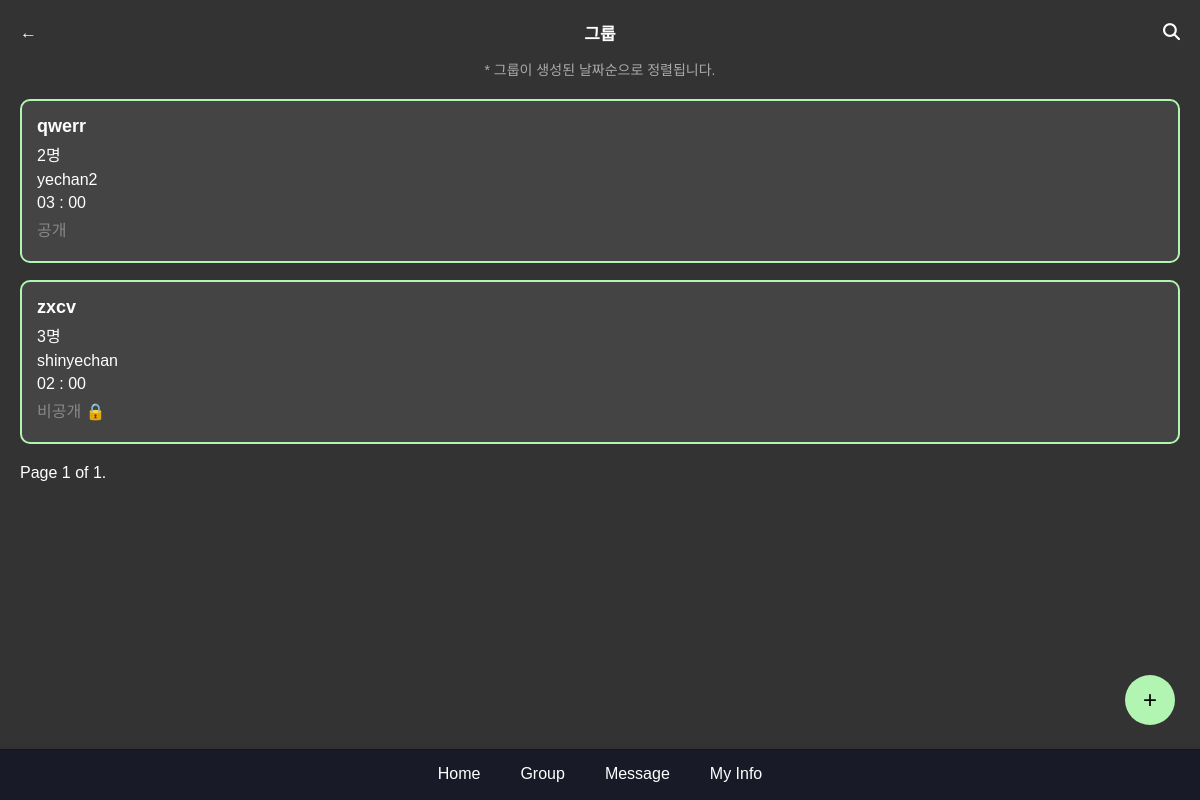
Page /group/allgroup/ (signed in) on the earlier database version.
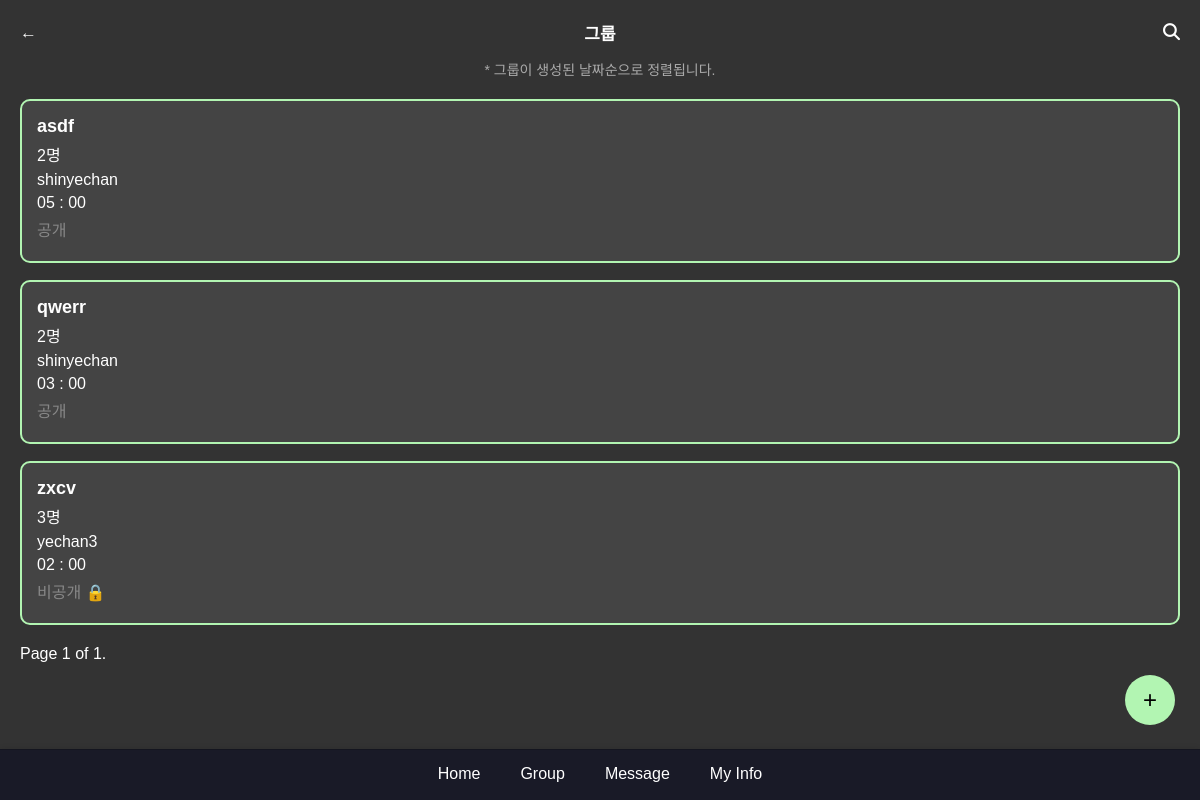
Same page on the later database version.
### group/models.py (models this page shows, shortened)
class Group(models.Model):
    title = models.CharField(max_length=100)
    goals = models.IntegerField(default=0, help_text='목표 시간을 분 단위로 입력해주세요')
    master = models.ForeignKey(settings.AUTH_USER_MODEL, related_name='mastered_groups', on_delete=models.CASCADE)
    users = models.ManyToManyField(settings.AUTH_USER_MODEL, related_name='user_groups')
    password = models.CharField(max_length=128, blank=True, null=True)
    information = models.TextField(blank=True, null=True)
    is_private = models.BooleanField(default=False)
    created_at = models.DateTimeField(auto_now_add=True)

### main/models.py (models this page shows)
class CustomUser(AbstractUser):
    following = models.ManyToManyField(
        "self", #User 인스턴스가 다른 인스턴스 참조
        verbose_name="팔로우 중인 사용자들",
        related_name="followers",
        symmetrical=False,
        through="relationship.Relationship"
    )

### group/views.py (the view)
# urls.py: path('allgroup/', views.all_group, name='all_group'),
@login_required
def all_group(request):
    groups = Group.objects.all().order_by('-created_at')
    paginator = Paginator(groups, 10)  # 페이지당 10개의 그룹을 표시
    page_number = request.GET.get('page')
    page_obj = paginator.get_page(page_number)
    return render(request, 'group/all_group.html', {'page_obj': page_obj})

### main/templatetags/time_filters.py (called while the page is built)
@register.filter
def display_time(total_minutes):
    try:
        total_minutes = int(total_minutes)
        hours = total_minutes // 60
        minutes = total_minutes % 60
        if 0 <= hours < 10:
            hours = f"0{hours}"
        if 0 <= minutes < 10:
            minutes = f"0{minutes}"
        return f"{hours} : {minutes}"
    except (ValueError, TypeError):
        return "Invalid time"

### group/templates/group/all_group.html (shortened to what this page needs)
{% extends 'base.html' %} {% load static %} {% block extra_css %}<link
  rel="stylesheet"
  href="{% static 'css/group.css' %}"
/>{% endblock %} {% block content %}
<div class="groupAddContainer">
  <div class="groupDiv">
    <header class="groupAddHeader">
      <a
        href="{% url 'my_group' %}"
        class="groupAdd-back-button"
        id="cancelButton"
        >←</a
      >
      <a class="groupAddTitle">그룹</a>
      <a href="{% url 'search_group' %}" class="groupAdd-search-button">
        <i class="fas fa-search"></i>
      </a>
    </header>
    <p class="groupAddNotice">* 그룹이 생성된 날짜순으로 정렬됩니다.</p>
    {% if page_obj.object_list %}
    <div class="groupAdd-list">
      {% for group in page_obj %}
      <a href="{% url 'account_group' group.id %}" class="groupAdd-item">
        <h2>{{ group.title }}</h2>
        <p>{{ group.users.count }}명</p>
        <p>{{ group.master.username }}</p>
        {% load time_filters %}
        <p>{{ group.goals|display_time}}</p>
        <p class="private">
          {% if group.is_private %}비공개 🔒{% else %}공개{% endif %}
        </p>
      </a>
      {% endfor %}
    </div>
    <a href="{% url 'create_group' %}" class="add-button">+</a>
    <div class="pagination">
      <span class="step-links">
        <span class="current">
          Page {{ page_obj.number }} of {{ page_obj.paginator.num_pages }}.
        </span>
      </span>
    </div>
  </div>
</div>
{% else %}
<p>생성된 그룹이 없습니다. 그룹을 만들어 주세요.</p>
{% endif %} {% endblock %}

Differences in the rows shown:
added Group: title "asdf", users.count "2", master.username "shinyechan", goals|display_time "05 : 00", is_private "공개"
changed Group "qwerr": master.username "yechan2" → "shinyechan"
changed Group "zxcv": master.username "shinyechan" → "yechan3"
